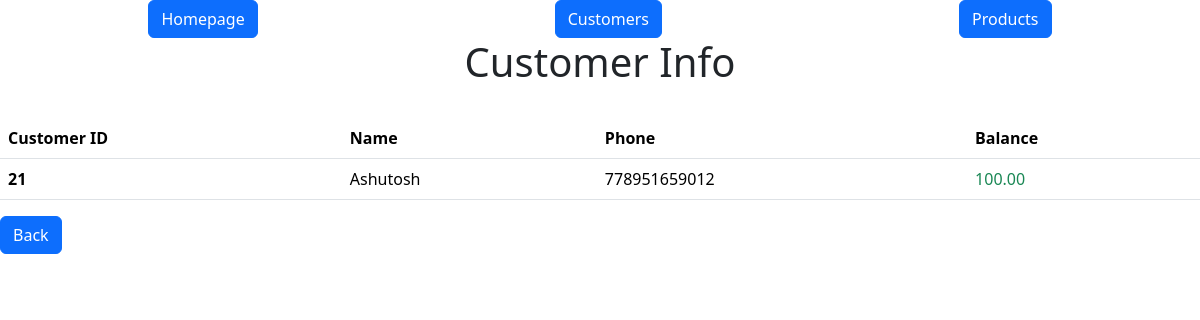
The page /api/customers?id=21 on the database its author committed.
### models.py (models this page shows, shortened)
class Customer(db.Model):
    id = mapped_column(Integer, primary_key=True)
    name = mapped_column(String(100), nullable=False)
    phone = mapped_column(String(10), nullable=False)
    balance  = mapped_column(DECIMAL(10,2), nullable=False, default = 0)

### app.py (the view)
@app.route("/api/customers", methods = ["GET"])  # this route will return a customer html using button
def customer_info_btn():
    id = request.args.get('id')
    customer_data = db.get_or_404(Customer,id)
    return render_template("customer.html",customer=customer_data)

### templates/customer.html
{% extends "base.html" %} {% block content %}
<h1 class="d-flex justify-content-center">Customer Info</h1>
<br />
<table class="table table-hover">
  <thead>
    <tr>
      <th scope="col">Customer ID</th>
      <th scope="col">Name</th>
      <th scope="col">Phone</th>
      <th scope="col">Balance</th>
    </tr>
  </thead>
  <tbody>
    <tr>
      <th scope="row">{{customer.id}}</th>
      <td>{{customer.name}}</td>
      <td>{{customer.phone}}</td>
      {% if customer.balance < 0 %}
      <td class="text-danger">{{ customer.balance }}</td>
      {% else %}
      <td class="text-success">{{ customer.balance }}</td>
      {% endif %}
    </tr>
  </tbody>
</table>
<a class="btn btn-primary" href="{{url_for('customers')}}">Back</a>
{% endblock %}

### rows shown on the page
Customer: id "21", name "Ashutosh", phone "778951659012", balance "100.00"
